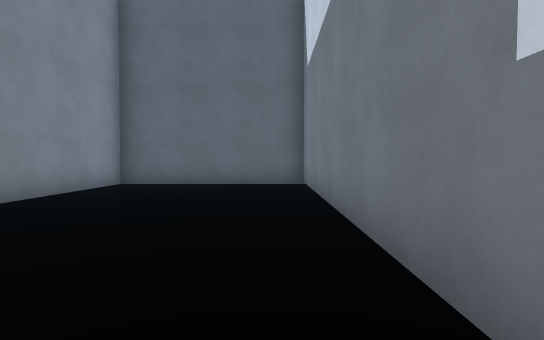
[1] (above)

24 first-person views from a walk through a 3-D level made in the Godot game engine. The camera is 1.3 m above the floor, tilts 2° down and sees 80° across. The floor is counted in squares, 2 m on a side. Each view is taken from the middle of a square. On the plan, view 1 faces up. The plan holds only what a view shows up to about 10 squares ahead; the rest is blank. The place goes on beyond the plan. Some surface patterns are stand-ins.

[2]
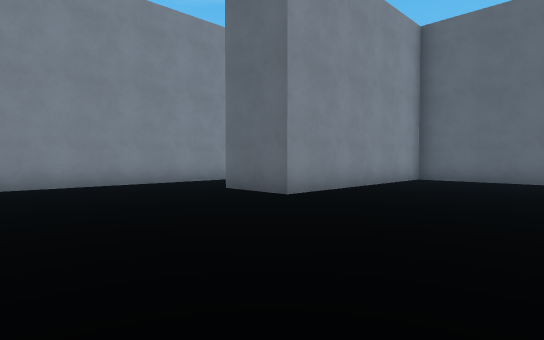

[3]
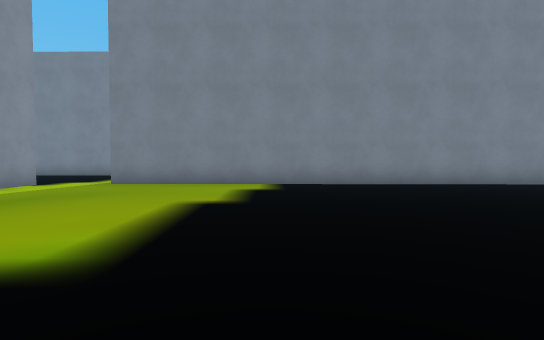

[4]
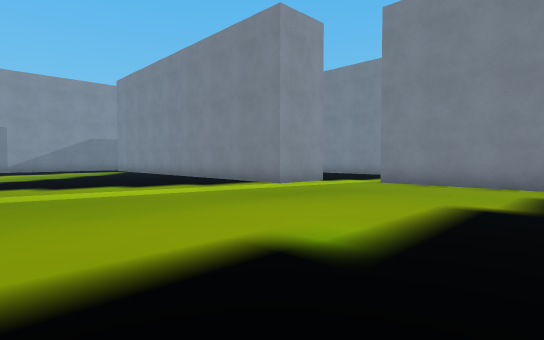

[5]
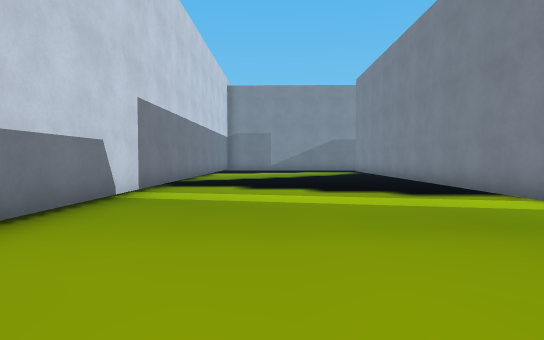

[6]
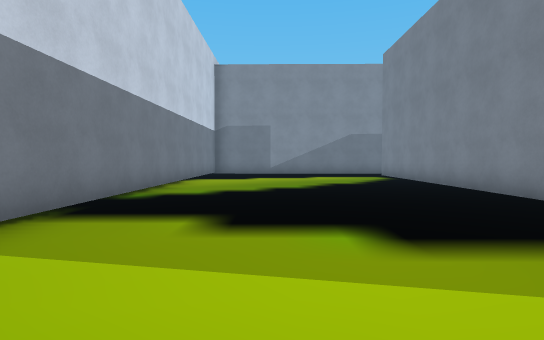

[7]
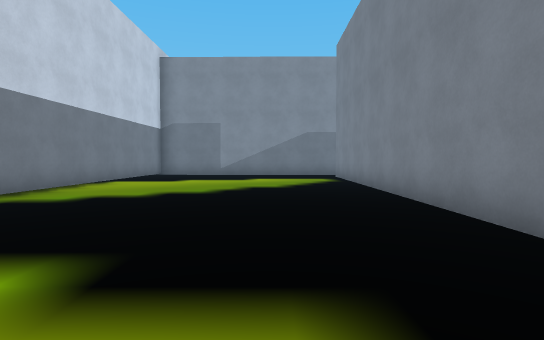

[8]
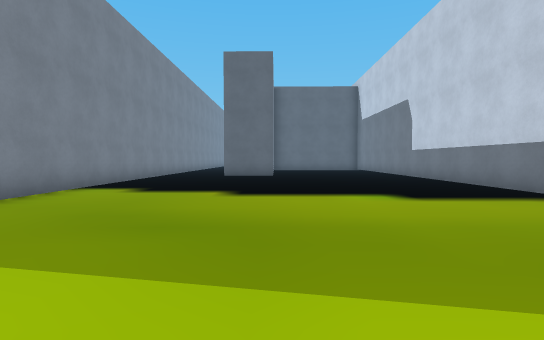

[9]
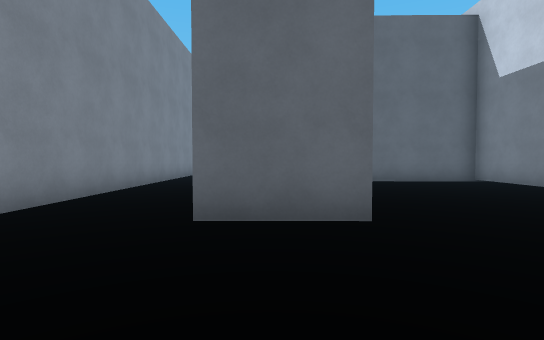

[10]
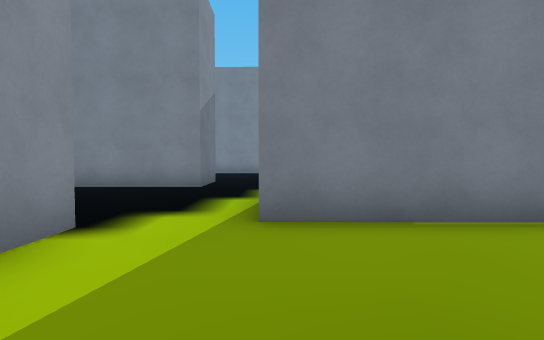

[11]
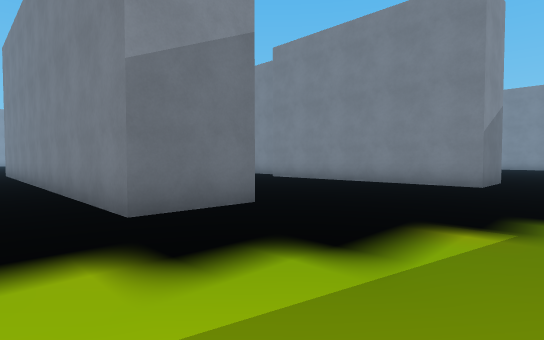

[12]
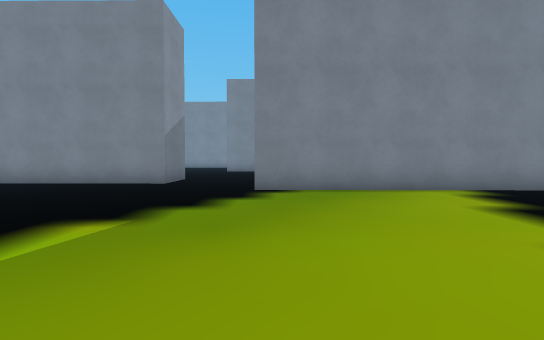

[13]
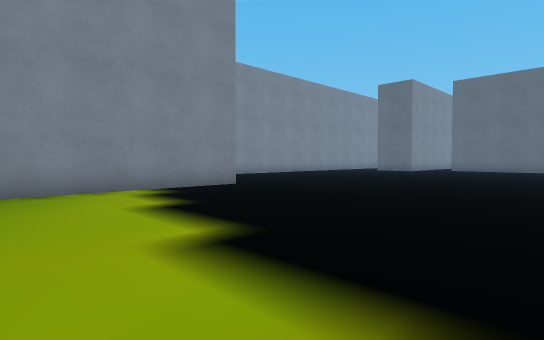

[14]
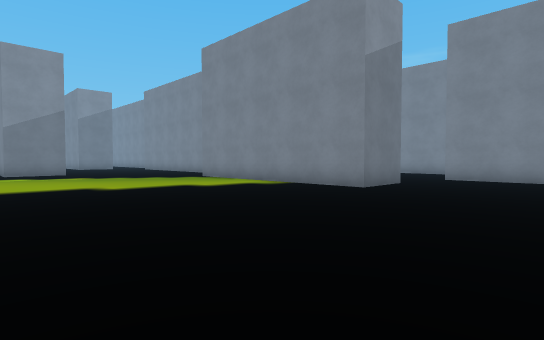

[15]
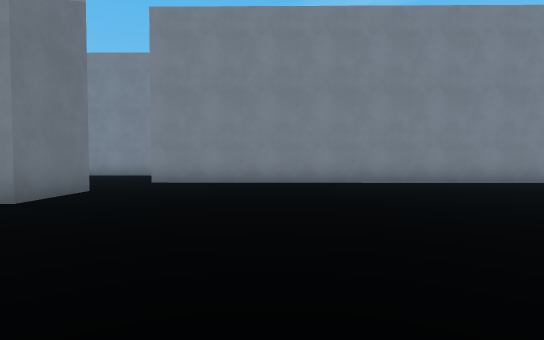

[16]
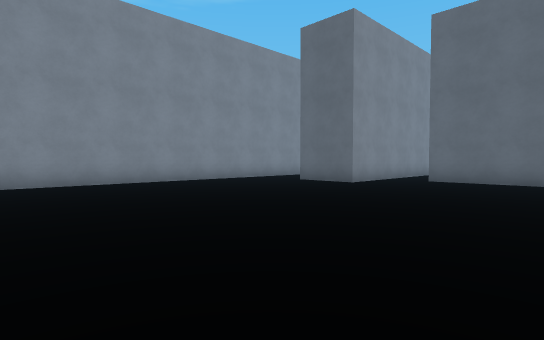

[17]
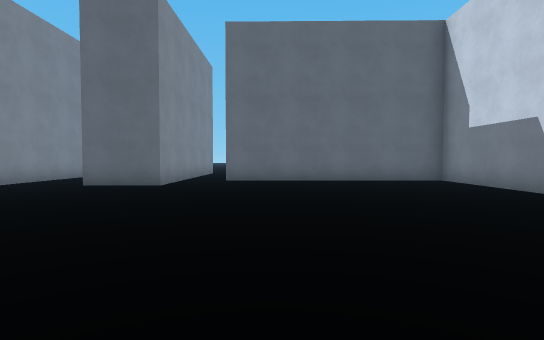

[18]
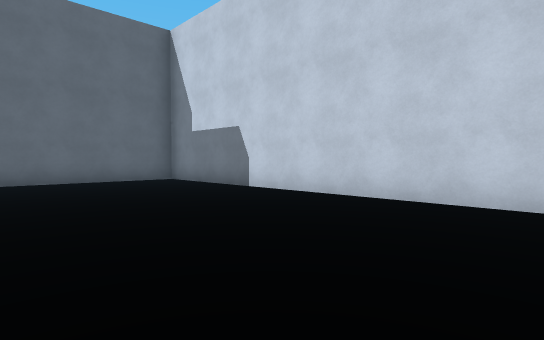

[19]
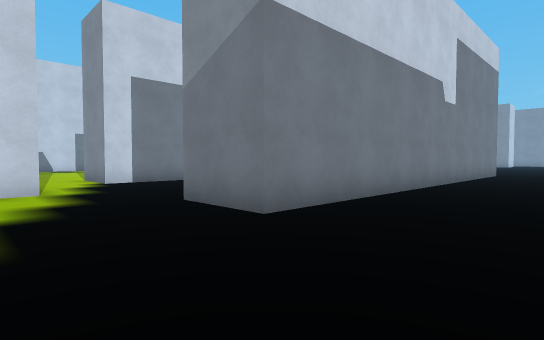

[20]
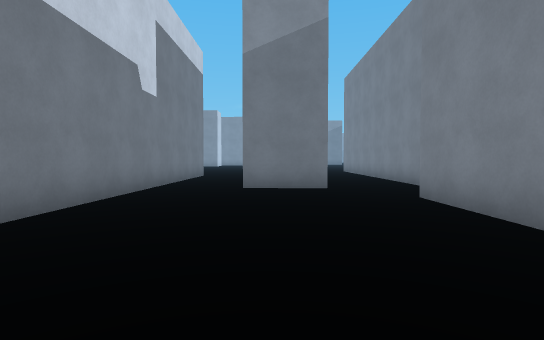

[21]
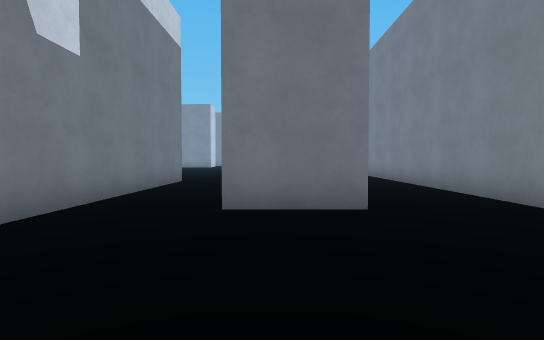

[22]
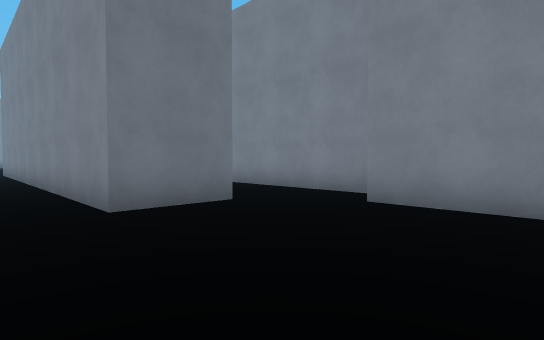

[23]
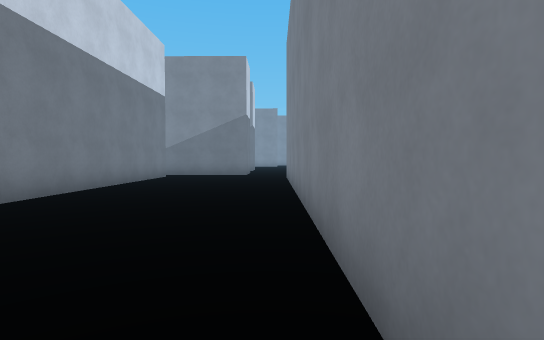

[24]
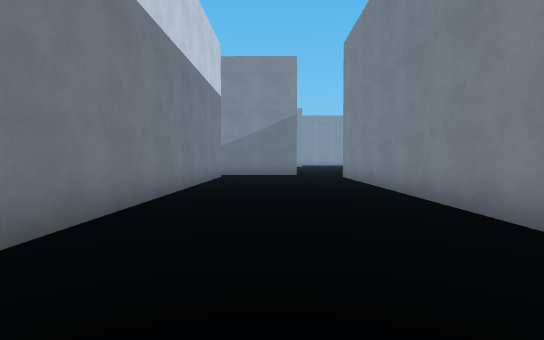

### Floor plan
Points are (right, up) in squares from view 1. A wall is a line through its corners. A room is listed if a view was taken in it or the views show most of it. See-through windows are left out.
Room 1 (views 1, 2, 3, 4, 5, 6, 7, 8, 9, 10)
walls: (0.7, -4.5) (0.8, 8.3) (-3.9, 8.3) (-4, 2.4) (-5.9, 2.4); (-8.1, -8.9) (-6.2, -8.9) (-6.3, -19); (0.5, -19) (0.6, -7.1); (-8.1, 9.1) (-8.3, -7.1)
ways out: opening at (-8, -8) to room 3
Room 2 (views 11, 12, 13, 14, 15, 16, 17, 18, 19, 20, 21, 22)
walls: (-19.5, 2.3) (-17.6, 2.3) (-17.7, -4.4); (-10, 6.4) (-9.9, 15.6) (-16.4, 15.7); (-21.4, -6.8) (-19.4, -6.8) (-19.5, -13.5); (-10.2, -7.1) (-10.2, -6.5); (-17.7, 16.1) (-17.7, 13.8) (-19.7, 13.8); (-21.6, 16) (-21.8, 2.6); (-20.6, -14) (-20.6, -19.5); (-18.3, -15.1) (-16.4, -15.1) (-16.4, -19.6); (-14.4, -19.6) (-14.3, -8.6) (-12.4, -8.6)
ways out: opening at (-11.5, -7.5) to room 3; opening at (-17, 16.5)
Room 3 (views 23, 24)
walls: (-12.4, -8.6) (-12.5, -19); (-8.2, -19) (-8.1, -8.9)
ways out: opening at (-8, -8) to room 1; opening at (-11.5, -7.5) to room 2

Positions as (right, up) in squares from view 1, and headings:
1: (0, 0), facing up
2: (0, -2), facing up-left
3: (0, -3), facing left
4: (0, -3), facing down-left
5: (-2, -4), facing down
6: (-2, -8), facing down
7: (-4, -9), facing down
8: (-4, -10), facing up
9: (-5, -1), facing up
10: (-5, -7), facing left
11: (-11, -5), facing down-left
12: (-11, -4), facing left
13: (-11, -3), facing up-left
14: (-11, 6), facing down-left
15: (-13, 6), facing left
16: (-13, 6), facing up-left
17: (-15, 6), facing up
18: (-15, 6), facing up-right
19: (-17, -6), facing down-right
20: (-17, -8), facing down
21: (-17, -11), facing down
22: (-15, -11), facing down-left
23: (-12, -9), facing down
24: (-10, -9), facing down
